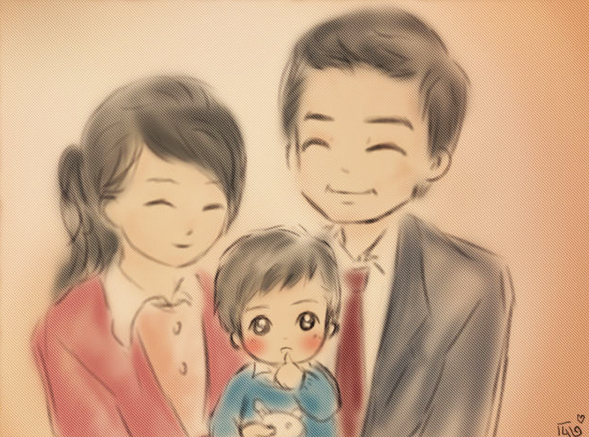
#> input picture test.jpg, 589 x 437 px, found by its file name
$ python 1.3.py
#> lines starting #> are read from the running program, lines starting #| are printed output that depends on the picture
from PIL import Image
from numpy import *
from pylab import *
from scipy.ndimage import filters
from scipy import ndimage

im=array(Image.open('test.jpg').convert('L'))
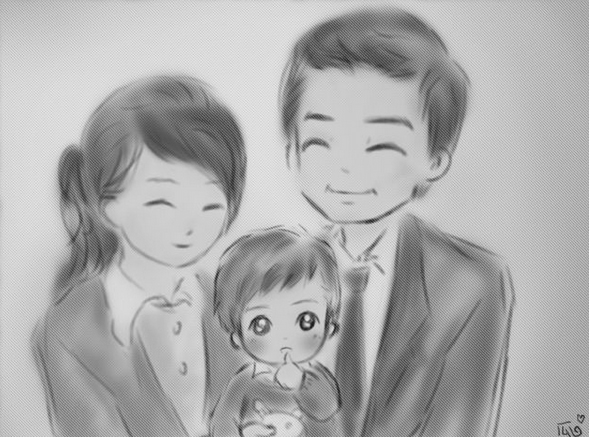
#> im: shape (437, 589); min 24, max 237, mean 172.5
im1=ndimage.gaussian_filter(im,3)
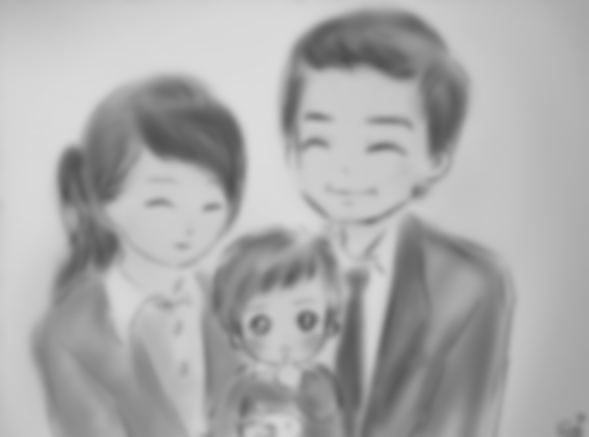
#> im1: shape (437, 589); min 78, max 221, mean 171.5
figure(1)
imshow(im/im1)
axis('equal')
axis('off')
show()
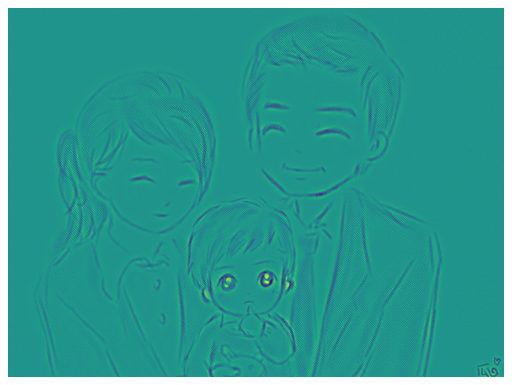
#> figure drawn by matplotlib, 1 panel
